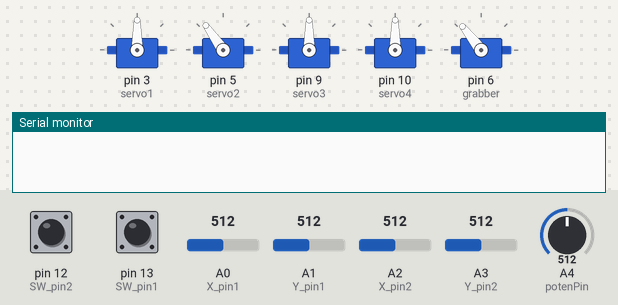
The sketch below on a simulated Arduino Uno, built with avr-gcc and run on an emulated ATmega328P. On the bench: 5 × servo, the last lines printed to the serial monitor. The inputs (shaded band) are chosen by the test bench; at power-on: A1 (Y_pin1) = 512, A0 (X_pin1) = 512, pin 12 (SW_pin2) HIGH, pin 13 (SW_pin1) HIGH, A2 (X_pin2) = 512, A3 (Y_pin2) = 512, A4 (potenPin) = 512.

Above: at 1.2 s.
1.3 s: A1 (Y_pin1) set to 345
7.5 s: A1 (Y_pin1) set to 317
At 7.99 s:
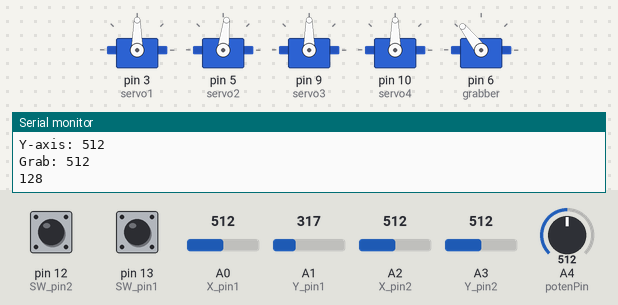
At 9.6 s:
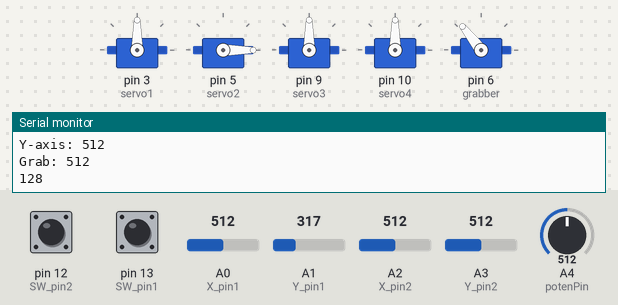
11.0 s: A0 (X_pin1) set to 30
At 12.7 s:
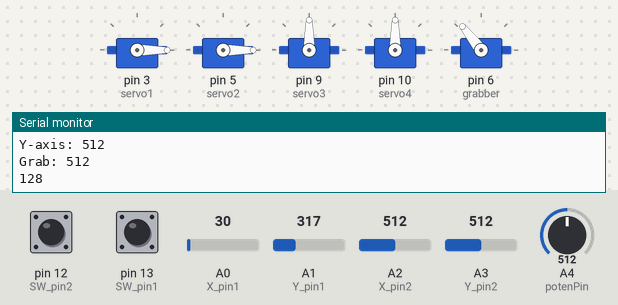
Timing chart, 0 to 14.2 s (numbered marks = the images above; inputs shaded):
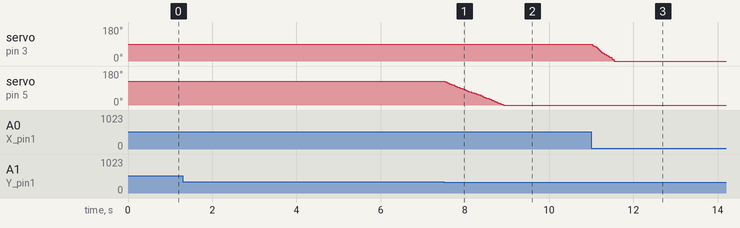

The sketch:

Motor_control_code.ino
```cpp
#include <Servo.h>
#include <Stepper.h>
#include <movingAvg.h>

movingAvg myGrabber(50);
movingAvg base(5);
movingAvg pivot1(1);

Servo servo1;
Servo servo2;
Servo servo3;
Servo servo4;
Servo grabber;

const int stepsPerRevolution = 2048;
const int rolePerMinute = 15;
const int SW_pin1 = 13;
const int X_pin1 = 0;
const int Y_pin1 = 1;
const int SW_pin2 = 12;
const int X_pin2 = 2;
const int Y_pin2 = 3;
const int potenPin = 4;
int baseAngle = 90;
int pivot1Angle = 125;
int pivot2Angle = 90;
int wristAngle = 90;

Stepper stepper1(stepsPerRevolution, 8, 10, 9, 11);

void setup() {
  stepper1.setSpeed(rolePerMinute);
  pinMode(SW_pin1, INPUT);
  digitalWrite(SW_pin1, HIGH);
  pinMode(SW_pin2, INPUT);
  digitalWrite(SW_pin2, HIGH);
  servo1.attach(3);
  servo2.attach(5);
  servo3.attach(9);
  servo4.attach(10);
  grabber.attach(6);
  Serial.begin(9600);
  servo1.write(baseAngle);
  servo2.write(pivot1Angle);
  servo3.write(pivot2Angle);
  servo4.write(wristAngle);

  myGrabber.begin();
  base.begin();
  pivot1.begin();
}

void loop() {
  //base servo1 code
  if (millis() % 10 == 0){
  int x1_reading = analogRead(X_pin1);
  int baseMovingAvg = base.reading(x1_reading);
  int angleAdd1 = map(baseMovingAvg, 0, 1023, -2, 2);
  if (baseMovingAvg > 400 && baseMovingAvg < 600){
    angleAdd1 = 0;
  }
  baseAngle += angleAdd1;
  if (baseAngle < 0){
    baseAngle = 0;
  }
  if (baseAngle > 180){
    baseAngle = 180;
  }
  servo1.write(baseAngle);
  //pivot 1 servo2 code
  int y1_reading = analogRead(Y_pin1);
  int pivot1MovingAvg = base.reading(y1_reading);
  int angleAdd2 = map(pivot1MovingAvg, 0, 1023, -1, 1);
  if (pivot1MovingAvg > 400 && pivot1MovingAvg < 600){
    angleAdd2 = 0;
  }
  pivot1Angle += angleAdd2;
  if (pivot1Angle < 0){
    pivot1Angle = 0;
  }
  if (pivot1Angle > 180){
    pivot1Angle = 180;
  }
  servo2.write(pivot1Angle);
  }
  //pivot 2 servo3 code
  int y2_reading = analogRead(Y_pin2);
  int angleAdd3 = map(y2_reading, 0, 1023, -5, 5);
  if (y2_reading > 400 && y2_reading < 600){
    angleAdd3 = 0;
  }
  pivot2Angle += angleAdd3;
  if (pivot2Angle < 0){
    pivot2Angle = 0;
  }
  if (pivot2Angle > 180){
    pivot2Angle = 180;
  }
  servo3.write(pivot2Angle);

  //grabber code
  int grabber_value = analogRead(potenPin);
  int potMovingAvg = myGrabber.reading(grabber_value);
  int anglePinch = map(potMovingAvg, 0, 1023, 79, 178);
  grabber.write(anglePinch);
  //stepper code
  /*
  int x_reading = analogRead(X_pin1);
  if(x_reading < 400){
      stepper1.step(-16);
  }
  if(x_reading > 600){
      stepper1.step(16);
  }
  */

  //Troubleshoot switches
  if (millis() % 3000 == 0){
  //Switch 1
  Serial.print("Switch1:  ");
  Serial.print(digitalRead(SW_pin1));
  Serial.print("\n");
  Serial.print("X-axis: ");
  Serial.print(analogRead(X_pin1));
  Serial.print("\n");
  Serial.print("Y-axis: ");
  Serial.println(analogRead(Y_pin1));
  Serial.print("\n\n");
  //switch 2
  Serial.print("Switch2:  ");
  Serial.print(digitalRead(SW_pin2));
  Serial.print("\n");
  Serial.print("X-axis: ");
  Serial.print(analogRead(X_pin2));
  Serial.print("\n");
  Serial.print("Y-axis: ");
  Serial.println(analogRead(Y_pin2));
  Serial.print("\n\n");

  Serial.print("Grab: ");
  Serial.println(potMovingAvg);
  Serial.println(anglePinch);
  Serial.print("\n\n");
  }
}
```

Measured:
- the behaviour switches between 327 and 326 on A1 (Y_pin1) (found by bisection; images 0 and 1)
- after the input at 7.5 s, servo on pin 5 (servo2): moves from 125° to 0° over 1.4 s, starting at once
- after the input at 11.0 s, servo on pin 3 (servo1): moves from 90° to 0° over 0.55 s, starting at once
